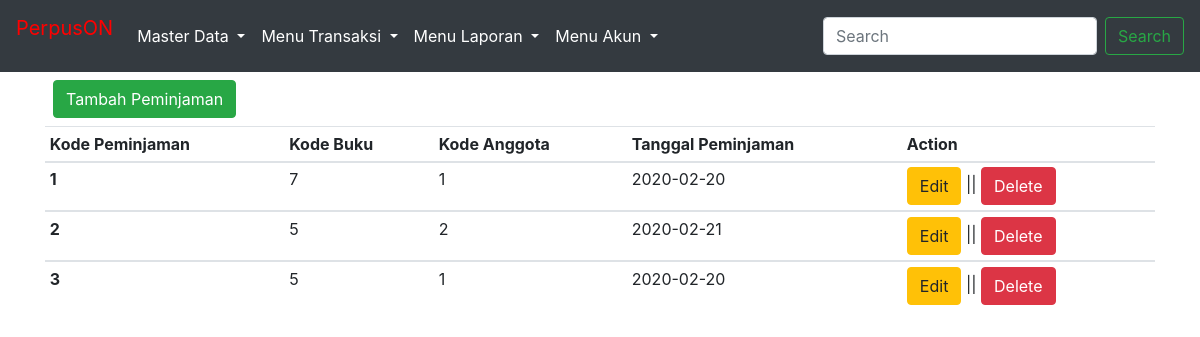
The app's page /public/peminjaman/index.php (signed in) with its own data.
### tables this page shows
CREATE TABLE `peminjaman` (
  `kode_peminjaman` int(11) NOT NULL,
  `kode_buku` int(11) NOT NULL,
  `kode_anggota` int(11) NOT NULL,
  `tanggal_peminjaman` date NOT NULL
);

### function/utility.php (called while the page is built, shortened)
<?php
$conn = mysqli_connect("localhost", "root", "", "db_rekayasa_web");
function query($sql) {
	global $conn;
	$result = mysqli_query($conn, $sql);
	$rows = [];
	while( $row = mysqli_fetch_assoc($result) ) {
		$rows[] = $row;
	}
	return $rows;
}

### public/peminjaman/index.php (the view, shortened to what this page needs)
<?php
$sql = "SELECT * FROM peminjaman";
$peminjaman = query($sql);
?>
<?php
require_once '../template/header.php'
?>
  <div class="container">
    <a href="<?= $baseURL; ?>/peminjaman/tambah.php" class="btn btn-success m-2">Tambah Peminjaman</a>
    <table class="table table-sm">
    <thead>
      <tr>
        <th scope="col">Kode Peminjaman</th>
        <th scope="col">Kode Buku</th>
        <th scope="col">Kode Anggota</th>
        <th scope="col">Tanggal Peminjaman</th>
        <th scope="col">Action</th>
      </tr>
    </thead>
    <tbody>
    <?php
    foreach($peminjaman as $b) :?>
      <tr>
        <th><?php echo $b['kode_peminjaman']; ?></th>
        <td><?php echo $b['kode_buku']; ?></td>
        <td><?php echo $b['kode_anggota']; ?></td>
        <td><?php echo $b['tanggal_peminjaman']; ?></td>
        <td>
        <a href="<?= $baseURL; ?>/peminjaman/edit.php?id=<?= $b['kode_anggota']; ?>" class="btn btn-warning">Edit</a> ||
        <a href="<?= $baseURL; ?>/peminjaman/hapus.php?id=<?= $b['kode_anggota']; ?>"class="btn btn-danger">Delete</a>
        </td>
      </tr>
    </tbody>
    <?php endforeach ?>
  </table>
</div>
<?php
require_once '../template/footer.php'
?>

### public/template/header.php (shortened to what this page needs)
<!DOCTYPE html>
<html lang="en">
<head>
    <link rel="stylesheet" href="https://stackpath.bootstrapcdn.com/bootstrap/4.4.1/css/bootstrap.min.css">
</head>
<body>
<?php
$baseURL = 'http://localhost.test/FinalRekayasaWeb/public';
?>
<nav class="navbar navbar-expand-lg navbar-dark bg-dark">
  <p class="navbar-brand" style="color:red;" >PerpusON</p>
  <div class="collapse navbar-collapse" id="navbarSupportedContent">
    <ul class="navbar-nav mr-auto">
      <li class="nav-item dropdown active">
        <a class="nav-link dropdown-toggle" id="navbarDropdown" role="button" data-toggle="dropdown" aria-haspopup="true" aria-expanded="false">Master Data
        </a>
      </li>
      <li class="nav-item dropdown active">
        <a class="nav-link dropdown-toggle" id="navbarDropdown" role="button" data-toggle="dropdown" aria-haspopup="true" aria-expanded="false">Menu Transaksi
        </a>
      </li>
      <li class="nav-item dropdown active">
        <a class="nav-link dropdown-toggle" id="navbarDropdown" role="button" data-toggle="dropdown" aria-haspopup="true" aria-expanded="false">Menu Laporan
        </a>
      </li>
      <li class="nav-item dropdown active">
        <a class="nav-link dropdown-toggle" id="navbarDropdown" role="button" data-toggle="dropdown" aria-haspopup="true" aria-expanded="false">Menu Akun
        </a>
      </li>
    </ul>
    <form class="form-inline my-2 my-lg-0">
      <input class="form-control mr-sm-2" type="search" placeholder="Search" aria-label="Search">
      <button class="btn btn-outline-success my-2 my-sm-0" type="submit">Search</button>
    </form>
  </div>
</nav>

### public/template/footer.php (shortened to what this page needs)
</body>
</html>

### records on screen
peminjaman: kode_peminjaman "1", kode_buku "7", kode_anggota "1", tanggal_peminjaman "2020-02-20"
peminjaman: kode_peminjaman "2", kode_buku "5", kode_anggota "2", tanggal_peminjaman "2020-02-21"
peminjaman: kode_peminjaman "3", kode_buku "5", kode_anggota "1", tanggal_peminjaman "2020-02-20"
